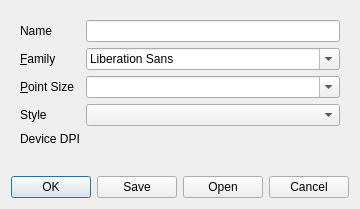
<?xml version="1.0" encoding="UTF-8"?>
<ui version="4.0">
 <class>DeviceProfileDialog</class>
 <widget class="QDialog" name="DeviceProfileDialog">
  <property name="geometry">
   <rect>
    <x>0</x>
    <y>0</y>
    <width>348</width>
    <height>209</height>
   </rect>
  </property>
  <layout class="QVBoxLayout" name="verticalLayout">
   <item>
    <widget class="QWidget" name="SystemSettingsWidget" native="true">
     <layout class="QFormLayout" name="formLayout">
      <item row="1" column="0">
       <widget class="QLabel" name="m_systemFontFamilyLabel">
        <property name="text">
         <string>&amp;Family</string>
        </property>
        <property name="buddy">
         <cstring>m_systemFontComboBox</cstring>
        </property>
       </widget>
      </item>
      <item row="1" column="1">
       <widget class="QFontComboBox" name="m_systemFontComboBox"/>
      </item>
      <item row="2" column="0">
       <widget class="QLabel" name="m_systemFontSizeLabel">
        <property name="text">
         <string>&amp;Point Size</string>
        </property>
        <property name="buddy">
         <cstring>m_systemFontSizeCombo</cstring>
        </property>
       </widget>
      </item>
      <item row="2" column="1">
       <widget class="QComboBox" name="m_systemFontSizeCombo">
        <property name="editable">
         <bool>true</bool>
        </property>
       </widget>
      </item>
      <item row="3" column="0">
       <widget class="QLabel" name="m_styleLabel">
        <property name="text">
         <string>Style</string>
        </property>
        <property name="buddy">
         <cstring>m_styleCombo</cstring>
        </property>
       </widget>
      </item>
      <item row="3" column="1">
       <widget class="QComboBox" name="m_styleCombo"/>
      </item>
      <item row="4" column="0">
       <widget class="QLabel" name="m_systemDPILabel">
        <property name="text">
         <string>Device DPI</string>
        </property>
       </widget>
      </item>
      <item row="4" column="1">
       <widget class="qdesigner_internal::DPI_Chooser" name="m_dpiChooser" native="true"/>
      </item>
      <item row="0" column="0">
       <widget class="QLabel" name="m_nameLabel">
        <property name="text">
         <string>Name</string>
        </property>
       </widget>
      </item>
      <item row="0" column="1">
       <widget class="QLineEdit" name="m_nameLineEdit"/>
      </item>
     </layout>
    </widget>
   </item>
   <item>
    <widget class="QDialogButtonBox" name="buttonBox">
     <property name="orientation">
      <enum>Qt::Horizontal</enum>
     </property>
     <property name="standardButtons">
      <set>QDialogButtonBox::Cancel|QDialogButtonBox::Ok|QDialogButtonBox::Open|QDialogButtonBox::Save</set>
     </property>
    </widget>
   </item>
  </layout>
 </widget>
 <customwidgets>
  <customwidget>
   <class>qdesigner_internal::DPI_Chooser</class>
   <extends>QWidget</extends>
   <header>dpi_chooser.h</header>
   <container>1</container>
  </customwidget>
 </customwidgets>
 <tabstops>
  <tabstop>m_nameLineEdit</tabstop>
  <tabstop>m_systemFontComboBox</tabstop>
  <tabstop>m_systemFontSizeCombo</tabstop>
  <tabstop>m_styleCombo</tabstop>
  <tabstop>buttonBox</tabstop>
 </tabstops>
 <resources/>
 <connections/>
</ui>
